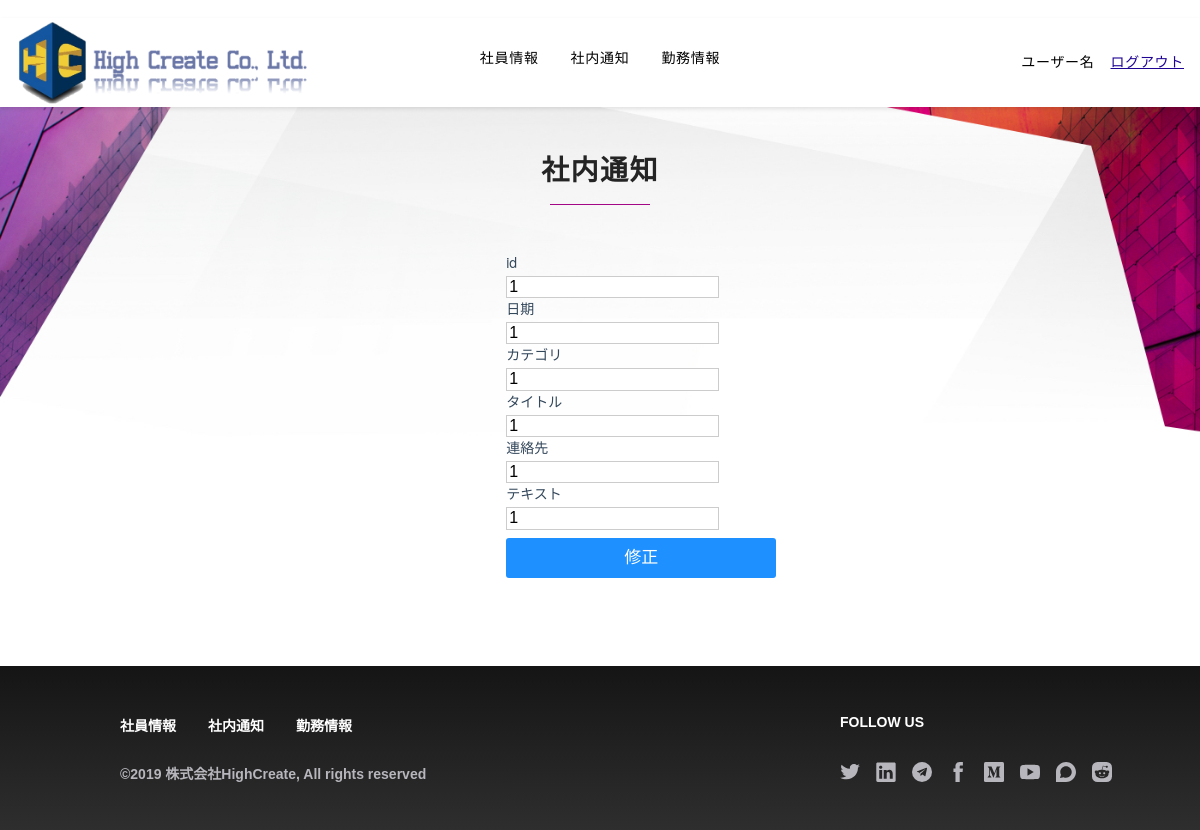
Screenshot of /notice/1 with the database file from the repository.
### homepage/models.py (models this page shows)
class noticeInfo(models.Model):
    userId = models.CharField(primary_key=True, max_length=20, verbose_name='userId')
    userData = models.CharField(blank=True, max_length=100, verbose_name='userData')
    userCategory = models.CharField(blank=True, max_length=100, verbose_name='userCategory')
    userTitle = models.CharField(blank=True, max_length=100, verbose_name='userTitle')
    userContact = models.CharField(blank=True, max_length=100, verbose_name='userContact')
    userText = models.CharField(blank=True, max_length=200, verbose_name='userText')
    class Meta:
        managed = False
        db_table = 'noticeInfo'

### homepage/officeviews.py (the view)
# urls.py: path('notice/<int:userId>', officeviews.modify_detail),
def modify_detail(request, userId):
    noticeInfos = models.noticeInfo.objects.all()
    detail_info = None
    for noticeInfo in noticeInfos:
        if noticeInfo.userId == userId:
            detail_info = noticeInfo
            break
    return render(request, 'modify_detail.html',
                  {
                      'detail_info': detail_info
                  }
                  )

### templates/modify_detail.html (shortened to what this page needs)
{% extends 'officebase.html' %} {% block title %}社内通知 | HighCreate{% endblock %} {% block content %}
    <div class="p-3 bg-center bg-top bg-white mx-auto relative xl:p-0 PageWrap__ContentContainer-kkdcvd-0 dzVwN"
         id="site-content" ng-controller="ScrollController" data-ng-init="init('{{ jumpflag }}')">
        <div classnames="">
            <div class="Mantel__Container-sc-90mahe-0 loqmwV">
                <header>
                    <h1 class=" font-sans text-charcoal tracking-wide uppercase text-center pb-2 font-black uppercase md:text-3xl text-3xl">
                        社内通知</h1>
                    <div class=" h-px bg-magenta mx-auto" style="width: 100px;">
                    </div>
                </header>
            </div>
            <div class="Technology__SectionContainer-sc-1uzfb71-0 dnLgNL">
                <div class="detail_1">
                    <form method="post" action="/noticeadd/">
                        <div class="form-group">
                            <label for="matuyaid">id</label>
                            <input type="text" class="form-control" readonly="readonly" name="userId"
                                   placeholder={{ detail_info.userId }} value="{{ detail_info.userId }}">
                            <br/>
                            <label for="userdata">日期</label>
                            <input type="text" class="form-control" name="userData" placeholder="日期"
                                   value="{{ detail_info.userData }}">
                            <br/>
                            <label for="usercategory">カテゴリ</label>
                            <input type="text" class="form-control" name="userCategory" placeholder="カテゴリ"
                                   value="{{ detail_info.userCategory }}">
                            <br/>
                            <label for="usertitle">タイトル</label>
                            <input type="text" class="form-control" name="userTitle"
                                   placeholder="タイトル" value="{{ detail_info.userTitle }}">
                            <br/>
                            <label for="usercontact">連絡先</label>
                            <input type="text" class="form-control" name="userContact" placeholder="連絡先"
                                   value="{{ detail_info.userContact }}">
                            <br/>
                            <label for="usertext">テキスト</label>
                            <input type="text" class="form-control" name="userText"
                                   placeholder="テキスト" value="{{ detail_info.userTitle }}">
                        </div>
                        <button class="btn btn-primary">修正</button>
                    </form>
                </div>
            </div>
        </div>
    </div>
{% endblock %}

### homepage/static/css/index_sub.css (style rules this page uses)
.loqmwV { padding-top: 20%; overflow: hidden; margin: -1.5rem -1.5rem 0px; }
@media (min-width: 576px) { .loqmwV { padding-top: 9%; } }
@media (min-width: 992px) { .loqmwV { padding-top: 1%; padding-top: 5rem; } }
@media (min-width:1200px) { .loqmwV { padding-top: 4%; margin: 0; } }
@media (min-width: 321px) { .dzVwN { background: url(../pic/economic_policy-mobile-2x.jpg) center top / 100% no-repeat; } }
@media (min-width: 992px) { .dzVwN { background: url(../pic/economic_policy-desktop.jpg) center top / 100% no-repeat; } }
@media (min-width: 992px) { .dzVwN { min-height: 460px; } }
.dnLgNL { padding-left: 1rem; padding-right: 1rem; margin-left: auto; margin-right: auto; max-width: 50.875rem; }

### homepage/static/css/contact_main.css (style rules this page uses)
body { margin: 0 }

### homepage/static/css/contact_sub.css (style rules this page uses)
label { font-size: 14px; width: 130px; text-align: right; color: #33475b; display: block; float: none; width: auto; font-weight: 500; text-align: left; line-height: 20px; padding-top: 0; margin-bottom: 4px; font-family: "Helvetica Neue", Helvetica, Arial, sans-serif }

### templates/modify_detail.html (style rules this page uses)
input { border: 1px solid #ccc; }
.detail_1 { margin-left: 38%; margin-top: 6%; }
button { width: 270px; height: 40px; border-width: 0px; border-radius: 3px; background: #1E90FF; cursor: pointer; outline: none; font-family: Microsoft YaHei; color: white; font-size: 17px; }

### rows the page displays
noticeInfo: userId "1", userData "1", userCategory "1", userTitle "1", userContact "1", userText "1"
